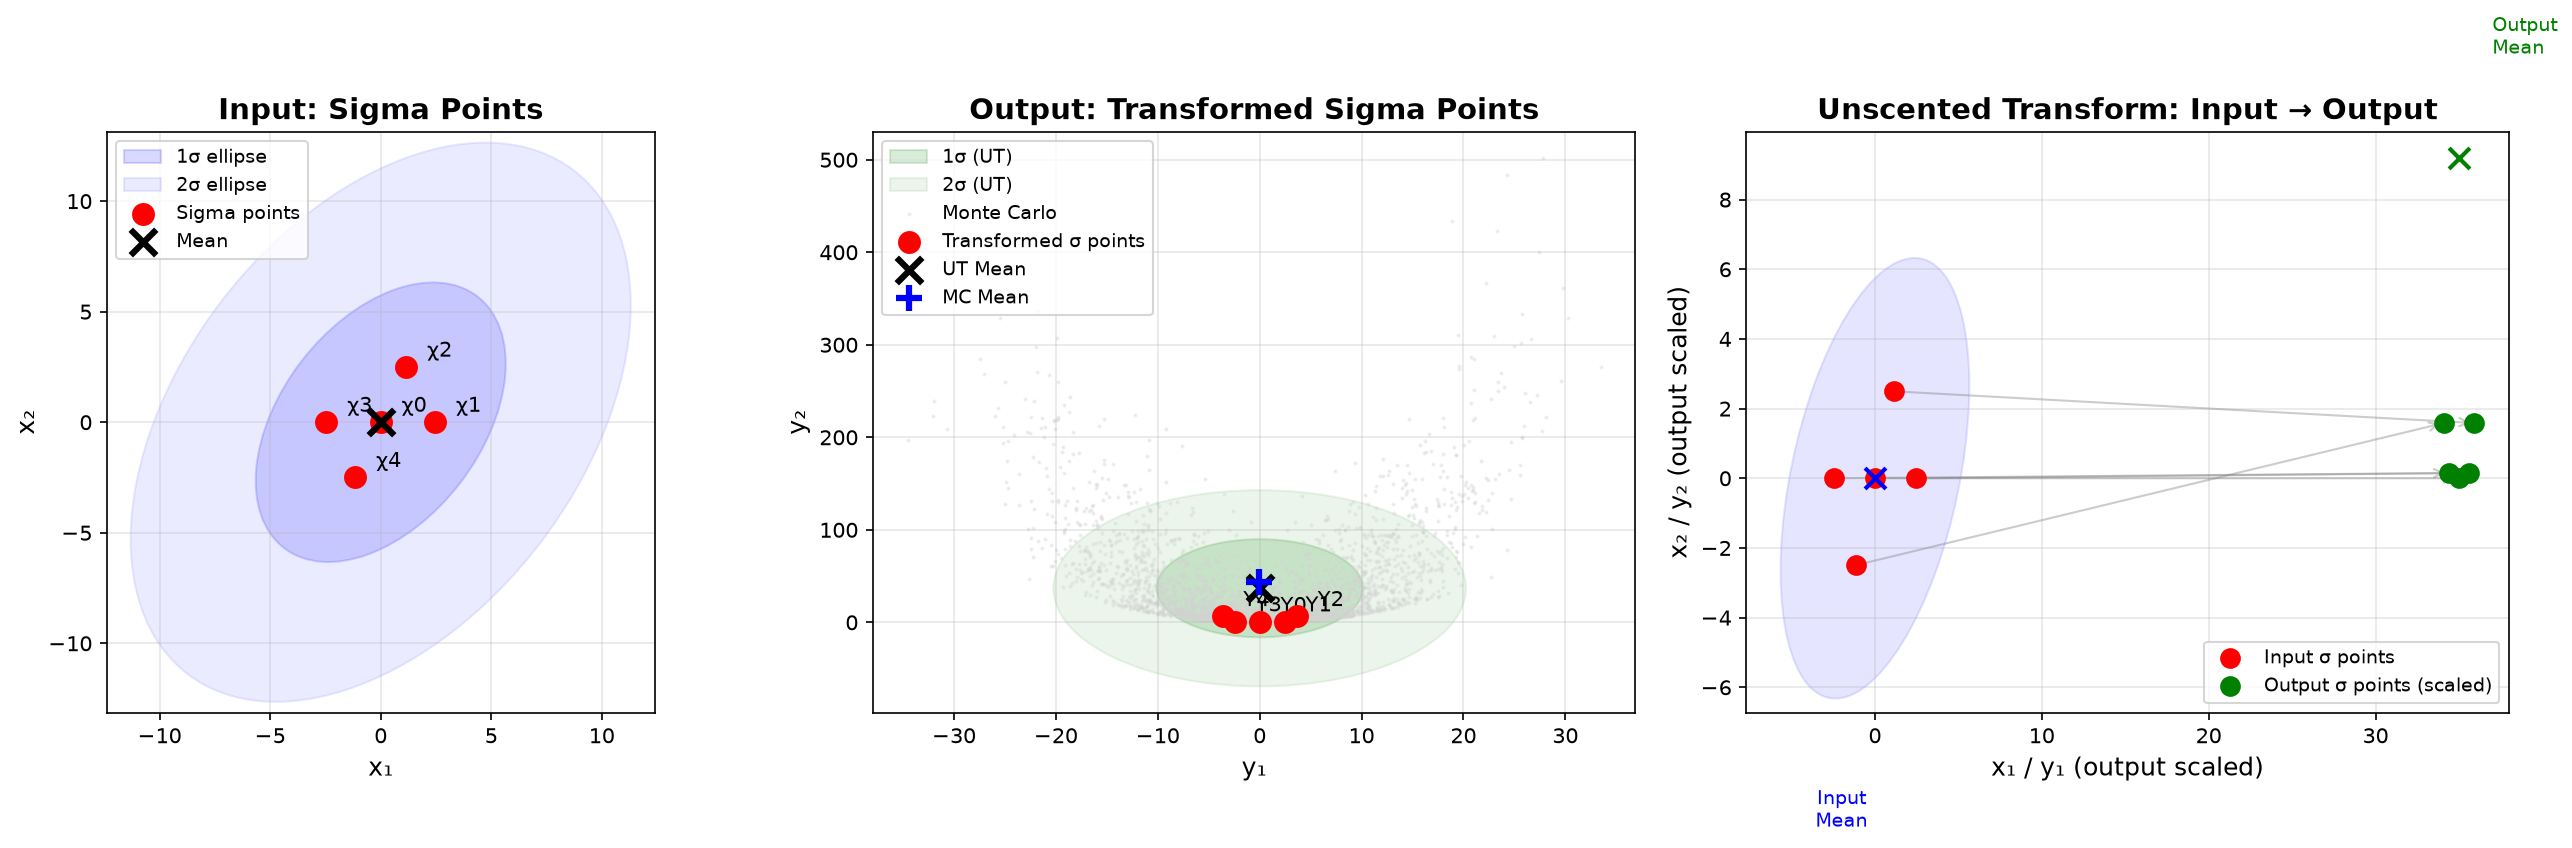

Python code for this plot:
"""
Unscented Transform Visualization: Sigma Points

Shows how sigma points are:
1. Generated from a 2D Gaussian distribution
2. Transformed through a nonlinear function
3. Used to compute the transformed mean and covariance

Run: source .venv/bin/activate && python Notes/Tutorial/ukf_sigma_points.py
"""

import numpy as np
import matplotlib.pyplot as plt
from matplotlib.patches import Ellipse
from numpy.linalg import cholesky

# ============================================================
# 1. Parameters
# ============================================================

np.random.seed(42)

# Input distribution
mean = np.array([0., 0.])
cov = np.array([[32., 15.],
                [15., 40.]])

# Nonlinear function
def f_nonlinear(x):
    """Strongly nonlinear transformation"""
    return np.array([x[0] + x[1],
                     0.1 * x[0]**2 + x[1]**2])

# ============================================================
# 2. Sigma point generation (Van der Merwe Scaled)
# ============================================================

def generate_sigma_points(mean, cov, alpha=0.3, beta=2., kappa=0.1):
    """Generate 2n+1 sigma points using Van der Merwe's algorithm."""
    n = len(mean)
    lam = alpha**2 * (n + kappa) - n

    # Matrix square root (Cholesky decomposition)
    L = cholesky((n + lam) * cov)  # Lower triangular by default

    sigmas = np.zeros((2*n + 1, n))
    sigmas[0] = mean
    for i in range(n):
        sigmas[i + 1] = mean + L[i]
        sigmas[n + i + 1] = mean - L[i]

    # Weights
    Wm = np.full(2*n + 1, 1.0 / (2 * (n + lam)))
    Wc = np.full(2*n + 1, 1.0 / (2 * (n + lam)))
    Wm[0] = lam / (n + lam)
    Wc[0] = lam / (n + lam) + (1 - alpha**2 + beta)

    return sigmas, Wm, Wc

def unscented_transform(sigmas, Wm, Wc):
    """Compute mean and covariance from transformed sigma points."""
    mean = np.average(sigmas, weights=Wm, axis=0)
    diff = sigmas - mean
    cov = np.zeros((mean.shape[0], mean.shape[0]))
    for i in range(len(Wm)):
        cov += Wc[i] * np.outer(diff[i], diff[i])
    return mean, cov

def plot_covariance_ellipse(ax, mean, cov, n_std=2.0, **kwargs):
    """Draw a covariance ellipse."""
    eigenvalues, eigenvectors = np.linalg.eigh(cov)
    angle = np.degrees(np.arctan2(eigenvectors[1, 0], eigenvectors[0, 0]))
    width, height = 2 * n_std * np.sqrt(eigenvalues)
    ellipse = Ellipse(xy=mean, width=width, height=height, angle=angle, **kwargs)
    ax.add_patch(ellipse)
    return ellipse

# ============================================================
# 3. Generate sigma points and transform
# ============================================================

sigmas_in, Wm, Wc = generate_sigma_points(mean, cov)

# Transform through nonlinear function
sigmas_out = np.array([f_nonlinear(s) for s in sigmas_in])

# Compute transformed statistics
ut_mean, ut_cov = unscented_transform(sigmas_out, Wm, Wc)

# Monte Carlo comparison
np.random.seed(42)
mc_samples = 50000
mc_in = np.random.multivariate_normal(mean, cov, mc_samples)
mc_out = np.array([f_nonlinear(x) for x in mc_in])
mc_mean = mc_out.mean(axis=0)

# ============================================================
# 4. Visualization
# ============================================================

fig, axes = plt.subplots(1, 3, figsize=(18, 6))

# --- Plot 1: Input sigma points ---
ax1 = axes[0]
plot_covariance_ellipse(ax1, mean, cov, n_std=1, alpha=0.15, color='blue', label='1σ ellipse')
plot_covariance_ellipse(ax1, mean, cov, n_std=2, alpha=0.08, color='blue', label='2σ ellipse')
ax1.scatter(sigmas_in[:, 0], sigmas_in[:, 1], c='red', s=100, zorder=5, label='Sigma points')
ax1.scatter(mean[0], mean[1], c='black', s=150, marker='x', linewidths=3, zorder=6, label='Mean')
for i, s in enumerate(sigmas_in):
    ax1.annotate(f'χ{i}', s, textcoords="offset points", xytext=(10, 5), fontsize=10)
ax1.set_xlabel('x₁', fontsize=12)
ax1.set_ylabel('x₂', fontsize=12)
ax1.set_title('Input: Sigma Points', fontsize=14, fontweight='bold')
ax1.legend(fontsize=9)
ax1.grid(True, alpha=0.3)
ax1.set_aspect('equal')

# --- Plot 2: Transformed sigma points ---
ax2 = axes[1]
plot_covariance_ellipse(ax2, ut_mean, ut_cov, n_std=1, alpha=0.15, color='green', label='1σ (UT)')
plot_covariance_ellipse(ax2, ut_mean, ut_cov, n_std=2, alpha=0.08, color='green', label='2σ (UT)')
ax2.scatter(mc_out[:3000, 0], mc_out[:3000, 1], c='lightgray', s=1, alpha=0.3, label='Monte Carlo')
ax2.scatter(sigmas_out[:, 0], sigmas_out[:, 1], c='red', s=100, zorder=5, label='Transformed σ points')
ax2.scatter(ut_mean[0], ut_mean[1], c='black', s=150, marker='x', linewidths=3, zorder=6, label='UT Mean')
ax2.scatter(mc_mean[0], mc_mean[1], c='blue', s=150, marker='+', linewidths=3, zorder=6, label='MC Mean')
for i, s in enumerate(sigmas_out):
    ax2.annotate(f'Y{i}', s, textcoords="offset points", xytext=(10, 5), fontsize=10)
ax2.set_xlabel('y₁', fontsize=12)
ax2.set_ylabel('y₂', fontsize=12)
ax2.set_title('Output: Transformed Sigma Points', fontsize=14, fontweight='bold')
ax2.legend(fontsize=9, loc='upper left')
ax2.grid(True, alpha=0.3)

# --- Plot 3: Transformation arrows ---
ax3 = axes[2]

# Normalize output to fit in same plot range as input
# Scale output points to match input scale for visualization
input_range = sigmas_in.max() - sigmas_in.min()
output_range = sigmas_out.max() - sigmas_out.min()
scale = input_range / output_range * 0.5
offset = np.array([35, 0])

sigmas_out_scaled = sigmas_out * scale + offset
ut_mean_scaled = ut_mean * scale + offset

# Draw input ellipse
plot_covariance_ellipse(ax3, mean, cov, n_std=1, alpha=0.1, color='blue')

# Arrows from input to scaled output
for i in range(len(sigmas_in)):
    ax3.annotate('', xy=sigmas_out_scaled[i], xytext=sigmas_in[i],
                arrowprops=dict(arrowstyle='->', color='gray', alpha=0.4, lw=1))

ax3.scatter(sigmas_in[:, 0], sigmas_in[:, 1], c='red', s=80, zorder=5, label='Input σ points')
ax3.scatter(sigmas_out_scaled[:, 0], sigmas_out_scaled[:, 1], c='green', s=80, zorder=5, label='Output σ points (scaled)')
ax3.scatter(mean[0], mean[1], c='blue', s=100, marker='x', linewidths=2, zorder=6)
ax3.scatter(ut_mean_scaled[0], ut_mean_scaled[1], c='green', s=100, marker='x', linewidths=2, zorder=6)

ax3.set_xlabel('x₁ / y₁ (output scaled)', fontsize=12)
ax3.set_ylabel('x₂ / y₂ (output scaled)', fontsize=12)
ax3.set_title('Unscented Transform: Input → Output', fontsize=14, fontweight='bold')
ax3.legend(fontsize=9, loc='lower right')
ax3.grid(True, alpha=0.3)
ax3.text(mean[0] - 2, mean[1] - 10, 'Input\nMean', ha='center', fontsize=9, color='blue')
ax3.text(ut_mean_scaled[0] + 2, ut_mean_scaled[1] + 3, 'Output\nMean', ha='left', fontsize=9, color='green')

plt.tight_layout()
plt.savefig('/media/lyxwxj/Data/ALLDocuments/obworkspace/obsrepo/Notes/Tutorial/ukf_sigma_points.png',
            dpi=150, bbox_inches='tight')
plt.close()

print("Saved to Notes/Tutorial/ukf_sigma_points.png")

# ============================================================
# 5. Print comparison
# ============================================================

print("\n" + "="*60)
print("Mean Comparison")
print("="*60)
print(f"{'':>20} {'y₁':>10} {'y₂':>10}")
print("-"*40)
print(f"{'Unscented Transform':>20} {ut_mean[0]:>10.3f} {ut_mean[1]:>10.3f}")
print(f"{'Monte Carlo (50k)':>20} {mc_mean[0]:>10.3f} {mc_mean[1]:>10.3f}")
print(f"{'Error':>20} {abs(ut_mean[0]-mc_mean[0]):>10.3f} {abs(ut_mean[1]-mc_mean[1]):>10.3f}")

print("\n" + "="*60)
print("Covariance Comparison")
print("="*60)
print("UT Covariance:")
print(ut_cov)
print("\nMC Covariance:")
mc_cov = np.cov(mc_out.T)
print(mc_cov)
print(f"\nMax element-wise error: {np.max(np.abs(ut_cov - mc_cov)):.3f}")
